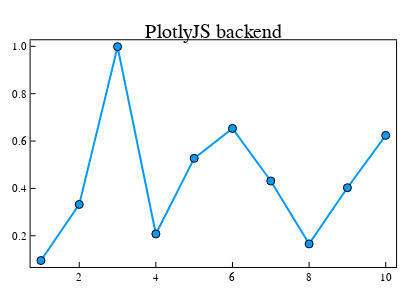

Here is the notebook cell this chart was saved with:
### Code cell
plotlyjs() # PlotlyJS backend
plot(y, size = (400,300), title = "PlotlyJS backend", 
linestyle=:solid, marker = :circle)

### Figure 1 — Plotly figure (JSON) as saved in the notebook; plotly's stock layout.template omitted (floating-point values rounded to 4 significant figures)
{"data": [{"colorbar": {"len": 0.8719, "title": {"text": ""}, "x": 0.9902, "y": 0.4861}, "legendgroup": "", "line": {"color": "rgba(0, 154, 250, 1.000)", "dash": "solid", "shape": "linear", "width": 2}, "marker": {"color": "rgba(0, 154, 250, 1.000)", "line": {"color": "rgba(0, 0, 0, 1)", "width": 1}, "size": 8, "symbol": "circle"}, "mode": "lines+markers", "name": "", "showlegend": false, "type": "scatter", "x": [1, 2, 3, 4, 5, 6, 7, 8, 9, 10], "xaxis": "x", "y": [0.09529, 0.3325, 0.9986, 0.2077, 0.5269, 0.6533, 0.4312, 0.1656, 0.4029, 0.624], "yaxis": "y"}], "layout": {"annotations": [{"font": {"color": "rgba(0, 0, 0, 1)", "family": "sans-serif", "size": 20}, "rotation": 0, "showarrow": false, "text": "PlotlyJS backend", "x": 0.5333, "xanchor": "center", "xref": "paper", "y": 1, "yanchor": "top", "yref": "paper"}], "height": 300, "legend": {"bgcolor": "rgba(255, 255, 255, 1.000)", "bordercolor": "rgba(0, 0, 0, 1)", "borderwidth": 1, "font": {"color": "rgba(0, 0, 0, 1)", "family": "sans-serif", "size": 11}, "title": {"font": {"color": "rgba(0, 0, 0, 1)", "family": "sans-serif", "size": 15}, "text": ""}, "tracegroupgap": 0, "traceorder": "normal", "x": 1, "xanchor": "auto", "y": 1, "yanchor": "auto"}, "margin": {"b": 20, "l": 0, "r": 0, "t": 20}, "paper_bgcolor": "rgba(255, 255, 255, 1.000)", "plot_bgcolor": "rgba(255, 255, 255, 1.000)", "showlegend": true, "width": 400, "xaxis": {"anchor": "y", "domain": [0.07651, 0.9902], "gridcolor": "rgba(0, 0, 0, 0.1)", "gridwidth": 0.5, "linecolor": "rgba(0, 0, 0, 1)", "mirror": true, "range": [0.73, 10.27], "showgrid": false, "showline": true, "showticklabels": true, "tickangle": 0, "tickcolor": "rgb(0, 0, 0)", "tickfont": {"color": "rgba(0, 0, 0, 1)", "family": "sans-serif", "size": 11}, "tickmode": "array", "ticks": "inside", "ticktext": ["2", "4", "6", "8", "10"], "tickvals": [2, 4, 6, 8, 10], "title": {"font": {"color": "rgba(0, 0, 0, 1)", "family": "sans-serif", "size": 15}, "text": ""}, "type": "linear", "visible": true, "zeroline": false, "zerolinecolor": "rgba(0, 0, 0, 1)"}, "yaxis": {"anchor": "x", "domain": [0.05016, 0.9221], "gridcolor": "rgba(0, 0, 0, 0.1)", "gridwidth": 0.5, "linecolor": "rgba(0, 0, 0, 1)", "mirror": true, "range": [0.06819, 1.026], "showgrid": false, "showline": true, "showticklabels": true, "tickangle": 0, "tickcolor": "rgb(0, 0, 0)", "tickfont": {"color": "rgba(0, 0, 0, 1)", "family": "sans-serif", "size": 11}, "tickmode": "array", "ticks": "inside", "ticktext": ["0.2", "0.4", "0.6", "0.8", "1.0"], "tickvals": [0.2, 0.4, 0.6, 0.8, 1], "title": {"font": {"color": "rgba(0, 0, 0, 1)", "family": "sans-serif", "size": 15}, "text": ""}, "type": "linear", "visible": true, "zeroline": false, "zerolinecolor": "rgba(0, 0, 0, 1)"}}}
